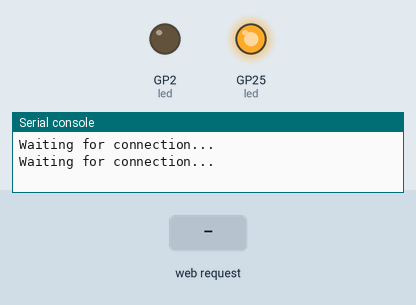
Recording of a program running on a simulated Raspberry Pi Pico running MicroPython. Parts: output pins drawn as LEDs (lit = HIGH), the last lines printed to the serial console. Inputs (shaded band) come from the test bench. WiFi joins after 1.5 s; values from a settings file that is not in the repository are placeholders.

Above: at 2.1 s.
At 4.4 s:
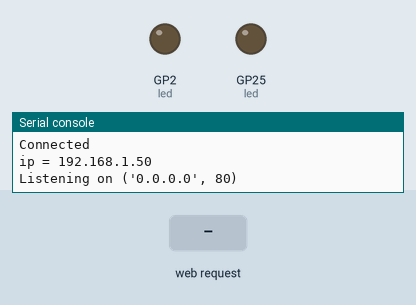
4.5 s: HTTP request GET / received
Timing chart, 0 to 7.5 s (numbered marks = the images above; inputs shaded):
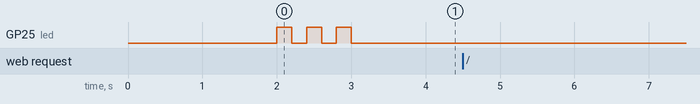

The program:

main.py
```python
from wifi import init_wifi
import socket
import machine
import time

init_wifi()


#LED controls
led = machine.Pin(2, machine.Pin.OUT)

def blink_led():
    led.on()
    time.sleep(0.2)
    led.off()
    time.sleep(0.2)

#Function to load in html page
def get_html(html_name):
    # open html_name (index.html), 'r' = read-only as variable 'file'
    with open(html_name, 'r') as file:
        html = file.read()

    return html

# HTTP server with socket
addr = socket.getaddrinfo('0.0.0.0', 80)[0][-1]

s = socket.socket()
s.bind(addr)
s.listen(1)

print('Listening on', addr)

# Listen for connections
while True:
    try:
        cl, addr = s.accept()
        print('Client connected from', addr)
        request = cl.recv(1024)
        print(request)

        request = str(request)
        led_on = request.find('?led=on')
        led_off = request.find('?led=off')
        led_blink = request.find('?led=blink')
        print('led_on = ', led_on)
        print('led_off = ', led_off)
        print('led_blink = ', led_blink)
        if led_on > -1:
            print('LED ON')
            led.on()

        if led_off > -1:
            print('LED OFF')
            led.off()

        if led_blink > -1:
            print('LED BLINK')
            blink_led()

        response = get_html('index.html')
        cl.send('HTTP/1.0 200 OK\r\nContent-type: text/html\r\n\r\n')
        cl.send(response)
        cl.close()

    except OSError as e:
        cl.close()
        print('Connection closed')
```

wifi.py
```python
import rp2
import network
import ubinascii
import machine
import urequests as requests
import time
from secrets import secrets


def init_wifi():
    # Set country to avoid possible errors
    rp2.country('DE')

    wlan = network.WLAN(network.STA_IF)
    wlan.active(True)

    # Load login data from different file for safety reasons
    ssid = secrets['ssid']
    pw = secrets['pw']

    wlan.connect(ssid, pw)

    # Wait for connection with 10 second timeout
    timeout = 10
    while timeout > 0:
        if wlan.status() < 0 or wlan.status() >= 3:
            break
        timeout -= 1
        print('Waiting for connection...')
        time.sleep(1)

    # Define blinking function for onboard LED to indicate error codes
    def blink_onboard_led(num_blinks):
        led = machine.Pin('LED', machine.Pin.OUT)
        for i in range(num_blinks):
            led.on()
            time.sleep(.2)
            led.off()
            time.sleep(.2)

    wlan_status = wlan.status()
    blink_onboard_led(wlan_status)

    if wlan_status != 3:
        raise RuntimeError('Wi-Fi connection failed')
    else:
        print('Connected')
        status = wlan.ifconfig()
        print('ip = ' + status[0])
```
